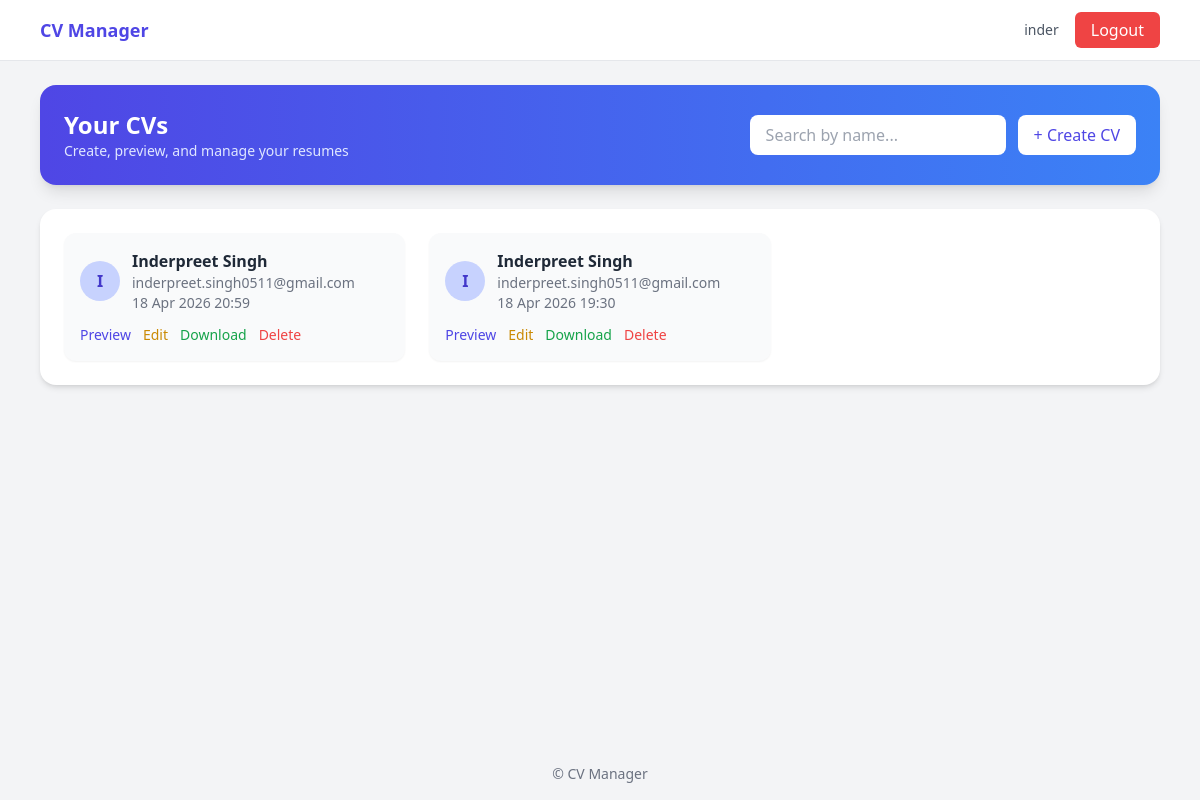
Screenshot of / (signed in) with the database file from the repository.
### myapp/models.py (models this page shows)
class Profile(models.Model):
    user=models.ForeignKey(User,on_delete=models.CASCADE)
    name=models.CharField(max_length=100)
    email=models.CharField(max_length=100)
    phone=models.CharField(max_length=100)
    degree=models.CharField(max_length=50)
    school=models.CharField(max_length=50)
    university=models.CharField(max_length=50)
    summary=models.TextField()
    previous_work=models.TextField()
    skills=models.TextField()
    created_at=models.DateTimeField(auto_now_add=True)

### myapp/views.py (the view)
# urls.py: path('',ProfileDashboardView.as_view(),name='home'),
class ProfileDashboardView(ListView):
    model=Profile
    template_name='myapp/dashboard.html'
    context_object_name='object_list'
    def get_queryset(self):
        if self.request.user.is_authenticated:
            qs = Profile.objects.filter(user=self.request.user).order_by('-created_at')
        else:
            return Profile.objects.none()
        query = self.request.GET.get('q')
        if query:
            qs = qs.filter(name__icontains=query)
        return qs

### myapp/templates/myapp/dashboard.html (shortened to what this page needs)
{% extends 'myapp/base.html' %}
{% block content %}
<div class="bg-gradient-to-r from-indigo-600 to-blue-500 rounded-2xl p-6 text-white shadow-lg mb-6">
    <div class="flex flex-col md:flex-row md:items-center md:justify-between gap-4">
        <div>
            <h1 class="text-2xl font-semibold">Your CVs</h1>
            <p class="text-sm text-indigo-100">
                Create, preview, and manage your resumes
            </p>
        </div>
        <div class="flex gap-3 w-full md:w-auto">
            <form method="GET" class="flex-1 md:flex-none">
                <input type="text" name="q" placeholder="Search by name..."
                    value="{{ request.GET.q }}"
                    class="w-full md:w-64 px-4 py-2 rounded-lg text-gray-700 focus:outline-none">
            </form>
            <a href="{% url 'create_profile' %}"
               class="bg-white text-indigo-600 px-4 py-2 rounded-lg font-medium hover:bg-gray-100">
                + Create CV
            </a>
        </div>
    </div>
</div>
<div class="bg-white rounded-2xl p-6 shadow-md">
    {% if object_list %}
        <div class="grid sm:grid-cols-2 lg:grid-cols-3 gap-6">
            {% for profile in object_list %}
            <div class="bg-gray-50 rounded-xl p-4 shadow-sm hover:shadow-md transition">
                <div class="flex items-center gap-3 mb-3">
                    <div class="w-10 h-10 flex items-center justify-center rounded-full bg-indigo-200 text-indigo-700 font-semibold">
                        {{ profile.name|slice:":1" }}
                    </div>
                    <div>
                        <h2 class="font-semibold text-gray-800">{{ profile.name }}</h2>
                        <p class="text-sm text-gray-500">{{ profile.email }}</p>
                        <p class="text-sm text-gray-500">{{profile.created_at|date:"d M Y H:i"}}</p>
                    </div>
                </div>
                <div class="flex flex-wrap gap-3 text-sm mt-3">
                    <a href="{% url 'resume' profile.id %}" class="text-indigo-600 hover:underline">
                        Preview
                    </a>
                    <a href="{% url 'edit_profile' profile.id %}" class="text-yellow-600 hover:underline">
                        Edit
                    </a>
                    <a href="{% url 'download_resume' profile.id %}" class="text-green-600 hover:underline">
                        Download
                    </a>
                    <a href="{% url 'delete_profile' profile.id %}" class="text-red-500 hover:underline">
                        Delete
                    </a>
                </div>
            </div>
            {% endfor %}
        </div>
    {% else %}
        <p class="text-gray-500 text-center">No CVs yet</p>
    {% endif %}
</div>
{% endblock %}

### myapp/templates/myapp/base.html (shortened to what this page needs)
{% load static %}
<!DOCTYPE html>
<html lang="en">
<head>
    <script src="https://cdn.tailwindcss.com"></script>
</head>
<body class="bg-gray-100 min-h-screen flex flex-col">
    <nav class="bg-white border-b">
        <div class="max-w-6xl mx-auto px-4 py-3 flex justify-between items-center">
            <a href="{% url 'home' %}" class="text-lg font-semibold text-indigo-600">
                CV Manager
            </a>
            <div class="flex items-center gap-4">
                {% if user.is_authenticated %}
                    <span class="text-sm text-gray-600 hidden sm:block">
                        {{ user.username }}
                    </span>
                    <form method="POST" action="{% url 'logout' %}">
                        <button class="bg-red-500 text-white px-4 py-1.5 rounded-md hover:bg-red-600">
                            Logout
                        </button>
                    </form>
                {% endif %}
            </div>
        </div>
    </nav>
    <main class="flex-grow">
        <div class="max-w-6xl mx-auto px-4 py-6">
            {% block content %}{% endblock %}
        </div>
    </main>
    <footer class="text-center text-gray-500 text-sm py-4">
        © CV Manager
    </footer>
</body>
</html>

### rows the page displays
Profile: name "I", name "Inderpreet Singh", email "inderpreet.singh0511@gmail.com", created_at "18 Apr 2026 20:59"
Profile: name "I", name "Inderpreet Singh", email "inderpreet.singh0511@gmail.com", created_at "18 Apr 2026 19:30"

### other values shown
{{ user.username }} "inder"
